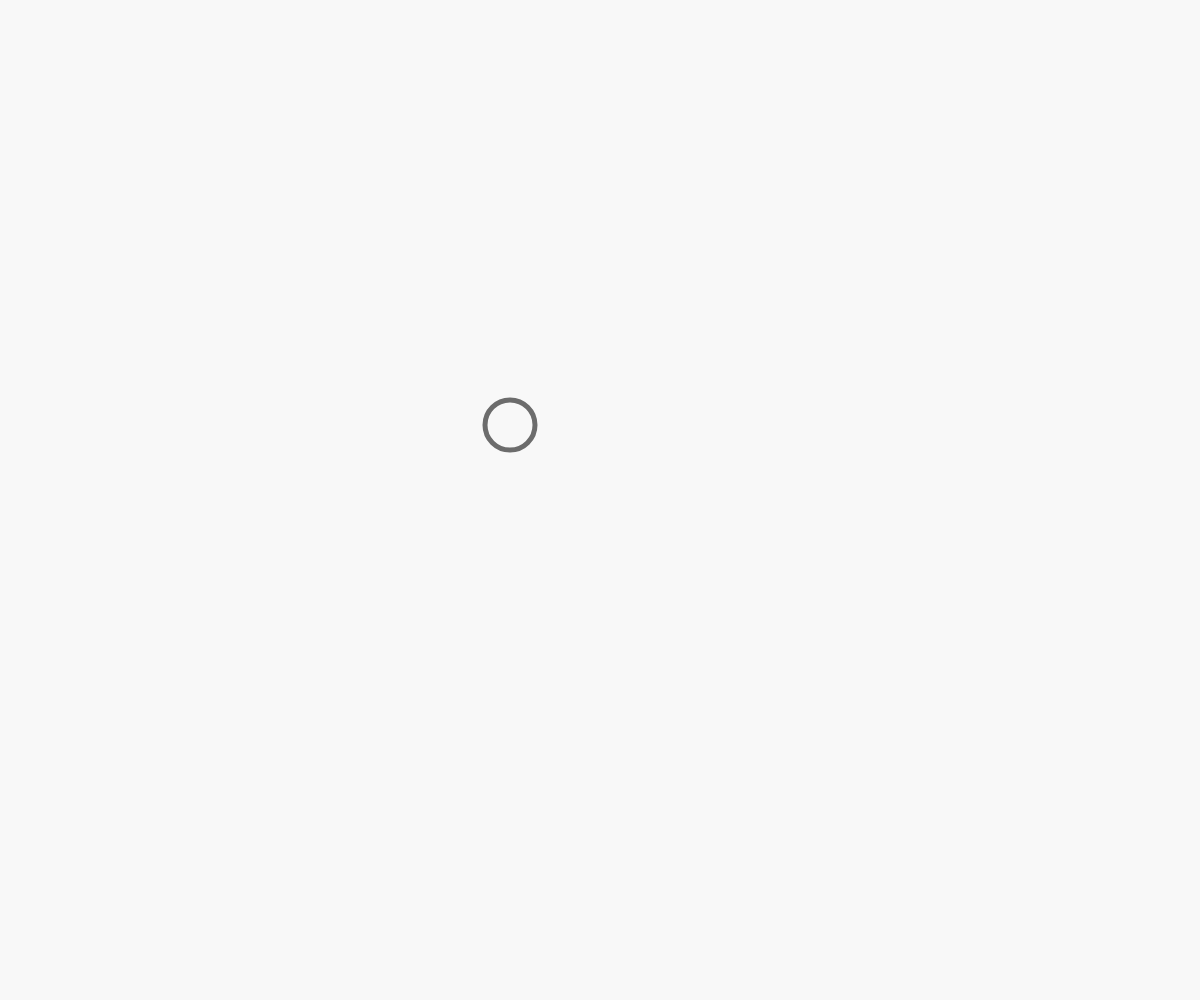
Frame 1 (no input)
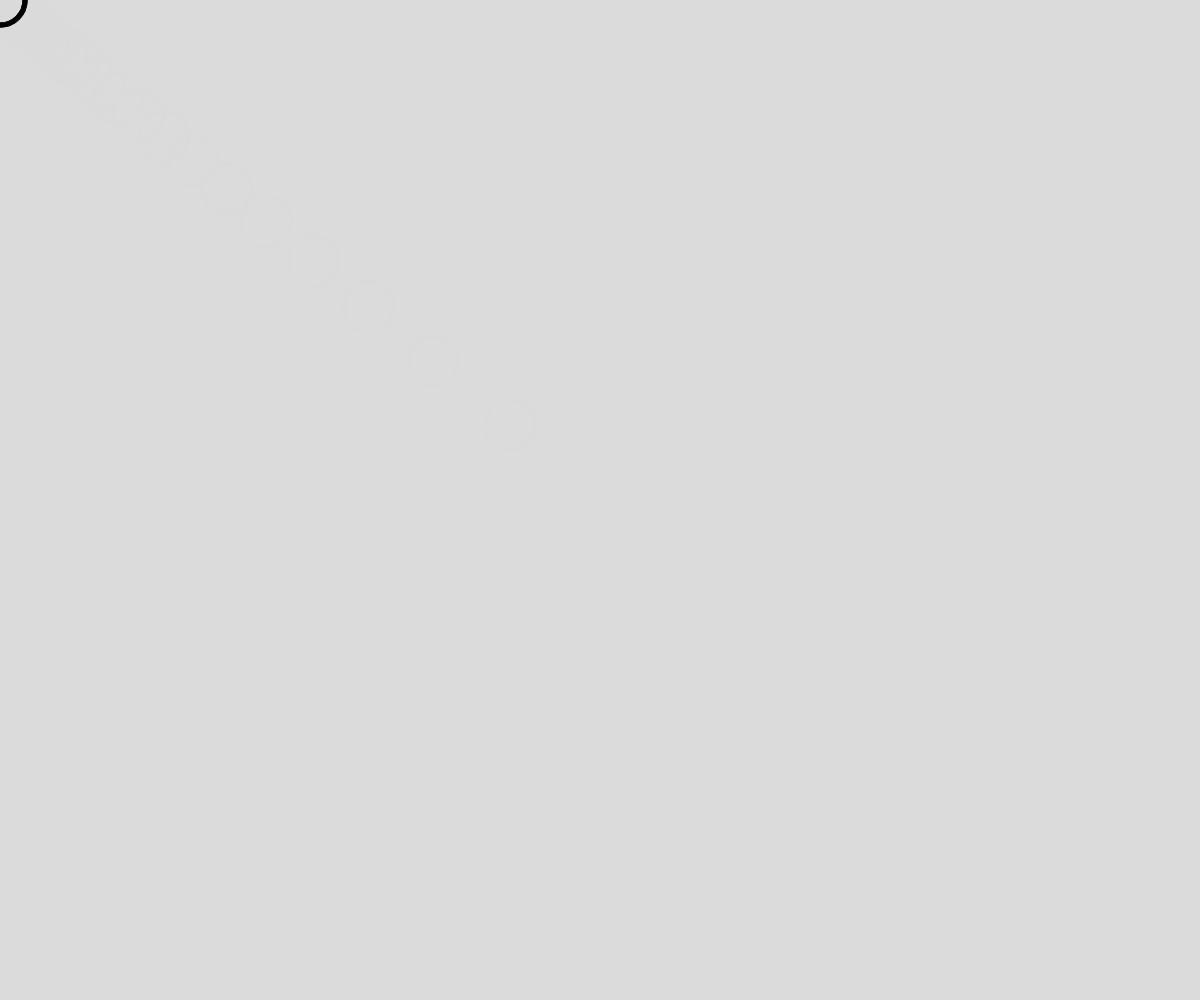
Frame 60 (no input)
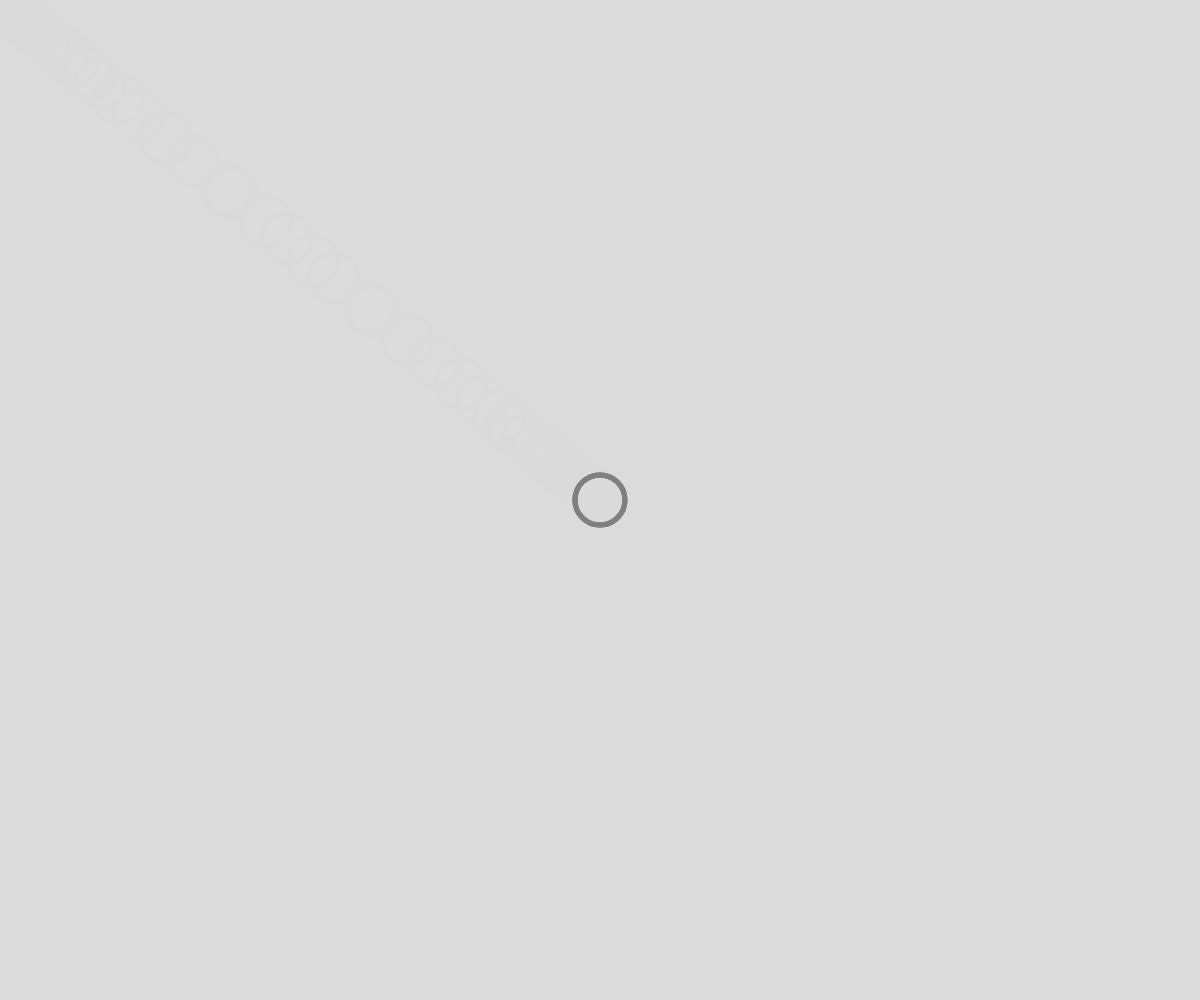
Frame 120 (the mouse pressed at the canvas centre since frame 60)

The p5.js sketch that drew these frames (run headless with seeded random() and noise() and a simulated clock; from frame 60 on, the mouse is pressed at the canvas centre):

// p5.js sketch
// ── sketch.js
// Project Title
// Your Name
// Date
//
// Extra for Experts:
// - describe what you did to take this project "above and beyond"

let x;
let y;
let d = 50;

function setup() {
  createCanvas(windowWidth, windowHeight);
  x = width/2;  y = height/2
  noFill()
  strokeWeight(5)
}

function draw() {
  background(220,50);
  x = lerp(x,mouseX,0.15)
  y = lerp(y,mouseY,0.15)
  
  
  let r = map(x,0,width,0,255)
  let g = map(y,0,height,0,255)
  let b = map(x+y,0,width+height,0,255)
  stroke(r,g,b)
  circle(x,y,d)
}

function mouseWheel(event) {
  if (event.delta < 0) {
    d += 5
  }
  else{
    d = max(10,d-5)
  }
}
